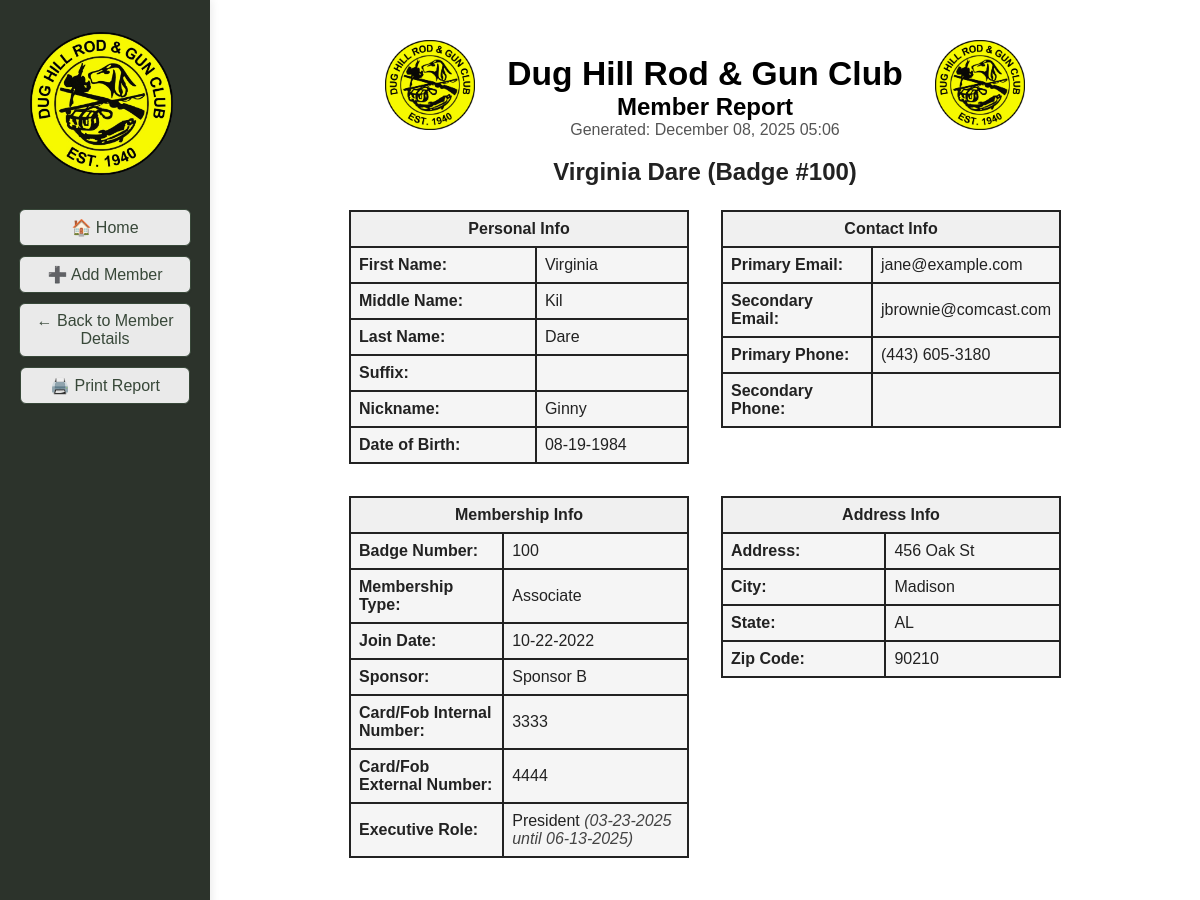
The page /member_report/2 (upper part) on the database as committed earlier.
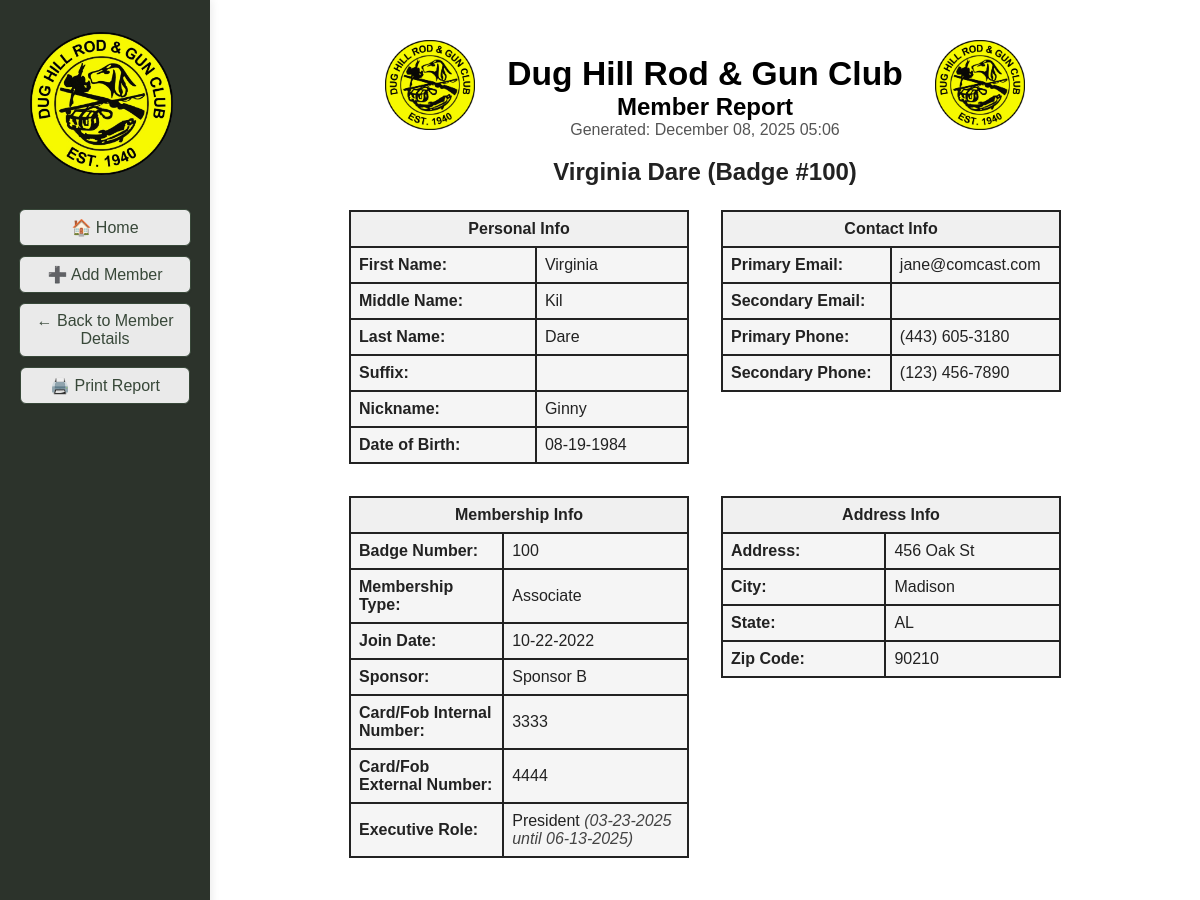
The same page on the database as committed later.
### tables this page shows
CREATE TABLE members (
                id INTEGER PRIMARY KEY AUTOINCREMENT,
                badge_number TEXT,
                membership_type TEXT,
                first_name TEXT,
                last_name TEXT,
                dob TEXT,
                email TEXT,
                phone TEXT,
                address TEXT,
                city TEXT,
                state TEXT,
                zip TEXT,
                join_date TEXT,
                email2 TEXT,
                sponsor TEXT,
                card_internal TEXT,
                card_external TEXT,
                deleted INTEGER DEFAULT 0
            , phone2 TEXT, waiver INTEGER DEFAULT 0, middle_name TEXT DEFAULT '', nickname TEXT DEFAULT '', suffix TEXT DEFAULT '', deleted_on TEXT);

### DH_DB_Webapp/app.py (the view)
@app.route('/member_report/<int:member_id>')
def member_report(member_id):
	member = database.get_member_by_id(member_id)
	if not member:
		return "Member not found", 404
	dues = database.get_dues_by_member(member_id)
	work_hours = database.get_work_hours_by_member(member_id)
	attendance = database.get_meeting_attendance(member_id)
	position = database.get_member_position(member_id)
	committees = database.get_member_committees(member_id)
	import datetime
	now = datetime.datetime.now()
	exclude_keys = {'member id', 'committee id', 'member_id', 'committee_id', 'notes'}
	committee_names = [k for k in committees.keys() if k.lower().replace('_', ' ') not in exclude_keys] if committees else []
	committee_display_names = {k: ' '.join(word.capitalize() for word in k.replace('_', ' ').split()) for k in committee_names}
	activity_display_names = {
		'general_maintenance': 'General Maintenance',
		'event_setup': 'Event Setup',
		'event_cleanup': 'Event Cleanup',
		'fundraising': 'Fundraising',
		'committee_work': 'Committee Work',
		'building_and_grounds': 'Building/Grounds',
		'gun_bingo_social_events': 'Gun Bingo/Social Events',
		'executive_committee': 'Executive',
		'other': 'Other'
	}
	return render_template(
		'member_report.html',
		member=member,
		dues=dues,
		work_hours=work_hours,
		attendance=attendance,
		position=position,
		committees=committees,
		committee_names=committee_names,
		committee_display_names=committee_display_names,
		work_activity_display_names=activity_display_names,
		now=now
	)

### DH_DB_Webapp/app.py (called while the page is built)
def format_mmddyyyy(value):
    if not value:
        return ''
    try:
        from datetime import datetime
        dt = datetime.strptime(value, '%Y-%m-%d')
        return dt.strftime('%m-%d-%Y')
    except Exception:
        return value

### DH_DB_Webapp/database.py (called while the page is built)
def get_connection():
	conn = sqlite3.connect(DB_NAME)
	conn.row_factory = sqlite3.Row
	return conn

def get_member_by_id(member_id):
	conn = get_connection()
	c = conn.cursor()
	c.execute("SELECT * FROM members WHERE id=?", (member_id,))
	row = c.fetchone()
	conn.close()
	return row

def get_dues_by_member(member_id):
	conn = get_connection()
	c = conn.cursor()
	c.execute("SELECT * FROM dues WHERE member_id=? ORDER BY payment_date ASC", (member_id,))
	rows = c.fetchall()
	conn.close()
	return rows

def get_work_hours_by_member(member_id):
	conn = get_connection()
	c = conn.cursor()
	c.execute("SELECT * FROM work_hours WHERE member_id=? ORDER BY date ASC", (member_id,))
	rows = c.fetchall()
	conn.close()
	return rows

def get_meeting_attendance(member_id):
	conn = get_connection()
	c = conn.cursor()
	c.execute("SELECT * FROM meeting_attendance WHERE member_id=? ORDER BY meeting_date ASC", (member_id,))
	rows = c.fetchall()
	conn.close()
	return rows

### DH_DB_Webapp/templates/member_report.html (shortened to what the changed rows need)
<!DOCTYPE html>
<html>
<head>
</head>
<body style="background:#fff; font-family:Arial, Helvetica, sans-serif; color:#222;">
	<div style="display:flex; flex-direction:row;">
	<div class="main-content" style="flex:1; margin-left:210px;">
			<div style="display:flex; align-items:center; justify-content:center; margin-top:24px; margin-bottom:8px;">
				<img src="{{ url_for('static', filename='Main_Logo_white_bg.png') }}" alt="Main Logo Left" style="height:90px; margin-right:32px;">
				<div>
					<h1 style="margin-bottom:0; font-size:2.1em; color:#000;">Dug Hill Rod &amp; Gun Club</h1>
					<h2 style="margin-top:0; margin-bottom:0; font-size:1.5em; color:#000;">Member Report</h2>
				</div>
				<img src="{{ url_for('static', filename='Main_Logo_white_bg.png') }}" alt="Main Logo Right" style="height:90px; margin-left:32px;">
			</div>
				<h2 style="text-align:center; margin-bottom:0;">{{ member['first_name'] }} {{ member['last_name'] }} (Badge #{{ member['badge_number'] }})</h2>
				<div style="height:24px;"></div>
					<div class="section" style="margin-top:0; margin-bottom:24px; display:flex; flex-wrap:wrap; justify-content:center; gap:32px;">
					<div style="flex:1 1 320px; max-width:340px; min-width:260px;">
						<table style="width:100%; max-width:340px;">
						<tr><th colspan="2">Personal Info</th></tr>
						<tr><td><b>First Name:</b></td><td>{{ member['first_name'] }}</td></tr>
						<tr><td><b>Middle Name:</b></td><td>{{ member['middle_name'] }}</td></tr>
						<tr><td><b>Last Name:</b></td><td>{{ member['last_name'] }}</td></tr>
						<tr><td><b>Nickname:</b></td><td>{{ member['nickname'] }}</td></tr>
						<tr><td><b>Date of Birth:</b></td><td>{{ member['dob']|format_mmddyyyy }}</td></tr>
					</table>
					</div>
					<div style="flex:1 1 320px; max-width:340px; min-width:260px;">
					   <table style="width:100%; max-width:340px;">
						<tr><th colspan="2">Contact Info</th></tr>
						<tr><td><b>Primary Email:</b></td><td>{{ member['email'] }}</td></tr>
						<tr><td><b>Secondary Email:</b></td><td>{{ member['email2'] }}</td></tr>
						<tr><td><b>Primary Phone:</b></td><td>{{ member['phone'] }}</td></tr>
						<tr><td><b>Secondary Phone:</b></td><td>{{ member['phone2'] }}</td></tr>
					</table>
						</div>
					</div>
					<div class="section" style="margin-bottom:24px; display:flex; flex-wrap:wrap; justify-content:center; gap:32px;">
						<div style="flex:1 1 320px; max-width:340px; min-width:260px;">
							<table style="width:100%; max-width:340px;">
						<tr><th colspan="2">Membership Info</th></tr>
						<tr><td><b>Badge Number:</b></td><td>{{ member['badge_number'] }}</td></tr>
						<tr><td><b>Membership Type:</b></td><td>{{ member['membership_type'] }}</td></tr>
						<tr><td><b>Join Date:</b></td><td>{{ member['join_date']|format_mmddyyyy }}</td></tr>
						<tr><td><b>Sponsor:</b></td><td>{{ member['sponsor'] }}</td></tr>
						<tr><td><b>Card/Fob Internal Number:</b></td><td>{{ member['card_internal'] }}</td></tr>
						<tr><td><b>Card/Fob External Number:</b></td><td>{{ member['card_external'] }}</td></tr>
					</table>
					</div>
					<div style="flex:1 1 320px; max-width:340px; min-width:260px;">
					   <table style="width:100%; max-width:340px;">
						<tr><th colspan="2">Address Info</th></tr>
						<tr><td><b>Address:</b></td><td>{{ member['address'] }}</td></tr>
						<tr><td><b>City:</b></td><td>{{ member['city'] }}</td></tr>
						<tr><td><b>State:</b></td><td>{{ member['state'] }}</td></tr>
						<tr><td><b>Zip Code:</b></td><td>{{ member['zip'] }}</td></tr>
					</table>
		</div>
	   </div>
				</div>
			</div>
</body>

Rows that differ between the two databases and show on the page:
changed members "Virginia": email "jane@example.com" → "jane@comcast.com"; phone2 (not shown) → "(123) 456-7890"; email2 "jbrownie@comcast.com" → (not shown)
